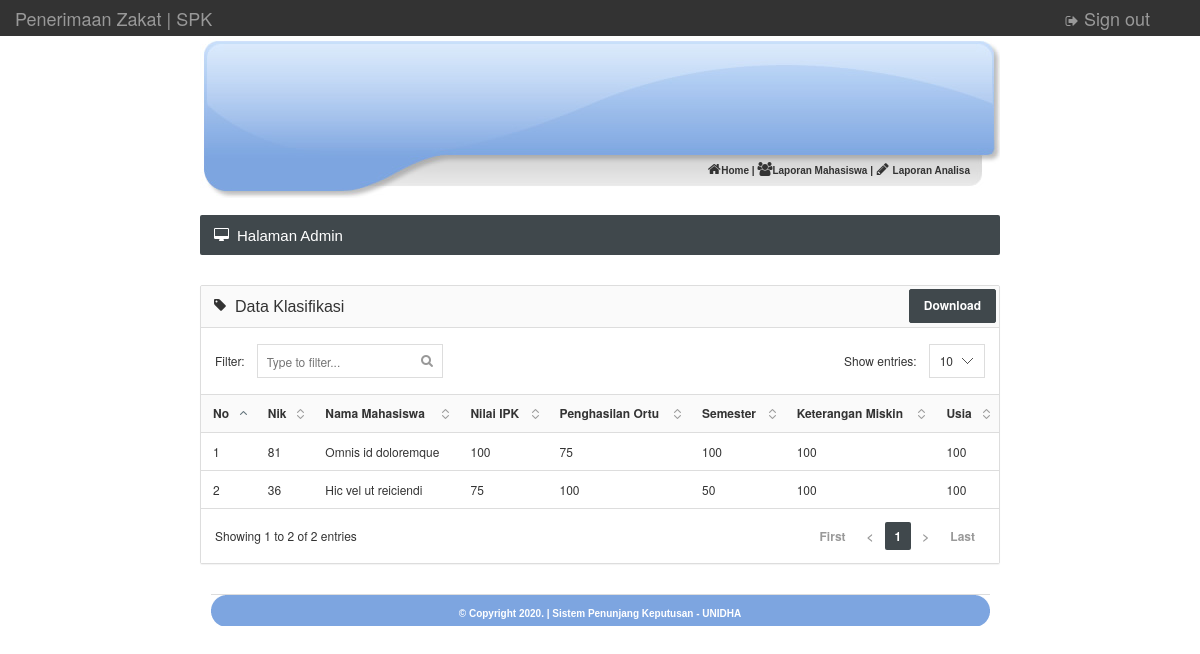
Screenshot of /kepala/klasifikasi.php (signed in) with the database file from the repository.
### tables this page shows
CREATE TABLE `klasifikasi` (
  `id_klasifikasi` int(5) NOT NULL AUTO_INCREMENT,
  `nik_mhs` varchar(10) NOT NULL,
  `keterangan_miskin` double NOT NULL,
  `nilai_ipk` double NOT NULL,
  `penghasilan_ortu` double NOT NULL,
  `semester` double NOT NULL,
  `usia` double NOT NULL,
  PRIMARY KEY (`id_klasifikasi`),
  KEY `nik_mhs` (`nik_mhs`),
  CONSTRAINT `klasifikasi_ibfk_1` FOREIGN KEY (`nik_mhs`) REFERENCES `calonbeasiswa` (`nik_mhs`)
);

CREATE TABLE `calonbeasiswa` (
  `nik_mhs` varchar(10) NOT NULL,
  `nama_mhs` varchar(100) NOT NULL,
  `jenis_kelamin` varchar(20) NOT NULL,
  `tempat_lahir` varchar(100) NOT NULL,
  `tanggal_lahir` date NOT NULL,
  `perguruan_tinggi` varchar(100) NOT NULL,
  `alamat` varchar(100) NOT NULL,
  `nagari` varchar(20) NOT NULL,
  `kecamatan` varchar(30) NOT NULL,
  PRIMARY KEY (`nik_mhs`)
);

### kepala/klasifikasi.php (the view, shortened to what this page needs)
<?php
include "head.php";
?>
<?php include "menu.php"; ?>
</div>
<br />
<div id="content">
	<div class="page-title">
		<h5><i class="fa fa-desktop"></i> Halaman Admin</h5>
	</div>
	<div class="panel panel-default">
		<div class="panel-heading" align="right">
			<h6 class="panel-title"><i class="fa fa-tag"></i> Data Klasifikasi</h6>
			<a href="klasifikasi_download.php" class="btn btn-primary" target="_blank">Download</a>
		</div>
		<div class="datatable">
			<table class="table table-hover">
				<thead>
					<tr>
						<th>No</th>
						<th>Nik</th>
						<th>Nama Mahasiswa</th>
						<th>Nilai IPK</th>
						<th>Penghasilan Ortu</th>
						<th>Semester</th>
						<th>Keterangan Miskin</th>
						<th>Usia</th>
					</tr>
				</thead>
				<tbody>
					<?php
					$nomor = 0;
					$hasil = mysql_query("select * from klasifikasi, calonbeasiswa where klasifikasi.nik_mhs=calonbeasiswa.nik_mhs");
					while ($dataku = mysql_fetch_array($hasil)) {
					?>
						<tr>
							<td><?php echo $nomor = $nomor + 1; ?></td>
							<td><?php echo $dataku['nik_mhs']; ?></td>
							<td><?php echo $dataku['nama_mhs']; ?></td>
							<td><?php echo $dataku['nilai_ipk']; ?></td>
							<td><?php echo $dataku['penghasilan_ortu']; ?></td>
							<td><?php echo $dataku['semester']; ?></td>
							<td><?php echo $dataku['keterangan_miskin']; ?></td>
							<td><?php echo $dataku['usia']; ?></td>
						</tr>
					<?php }	?>
				</tbody>
			</table>
		</div>
	</div>
	<?php include "footer.php"; ?>
</body>

### images/style.css (style rules this page uses)
body { margin-top: 0px; margin-left: 0px; margin-right: 0px; margin-bottom: 0px; }
#content { width: 800px; }

### css/styles.css (style rules this page uses)
@media (min-width: 768px) { a, .btn, .caret, .close, .sidebar, .select2-choice abbr, .select2-highlighted, .ui-slider-range, .ui-datepicker-trigger, .ui-timepicker-list li, .checker span:after, .checker span, .navbar-toggle, .thumb-options, .select2-arrow b, .thumb-zoom img, .fc-button, .page-content { -webkit-transition: all 0.15s ease-in-out; -moz-transition: all 0.15s ease-in-out; -o-transition: all 0.15s ease-in-out; transition: all 0.15s ease-in-out; } }
.fa { position: relative; font-size: 14px; min-width: 14px; text-align: center; }
h1, h2, h3, h4, h5, h6, .navigation > li > a, .stats li span { font-family: 'Cuprum', sans-serif; font-weight: normal; }
.page-title { color: #fff; background-color: #40484C; -moz-box-shadow: 0 1px 0 #fff; -webkit-box-shadow: 0 1px 0 #FFF; box-shadow: 0 1px 0 #FFF; border-radius: 2px; margin-bottom: 30px; }
.page-title:after { content: ""; display: table; clear: both; }
.page-title h5 { margin: 0; float: left; display: block; font-size: 15px; padding: 13px 14px 12px 14px; line-height: 1; }
.dataTable { border-collapse: collapse; border-top: 1px solid #ddd; border-bottom: 1px solid #ddd; }
.dataTable thead th { background-color: #fafafa; cursor: pointer; }
.sorting { background: url('../images/interface/tables/sort_both.png') no-repeat 100%; padding-right: 24px!important; }
.sorting_asc { background: url('../images/interface/tables/sort_asc.png') no-repeat 100%; padding-right: 24px!important; }

### rows the page displays
klasifikasi: nik_mhs.nik_mhs "81", nik_mhs.nama_mhs "Omnis id doloremque", nilai_ipk "100", penghasilan_ortu "75", semester "100", keterangan_miskin "100", usia "100"
klasifikasi: nomor "2", nik_mhs.nik_mhs "36", nik_mhs.nama_mhs "Hic vel ut reiciendi", nilai_ipk "75", penghasilan_ortu "100", semester "50", keterangan_miskin "100", usia "100"
